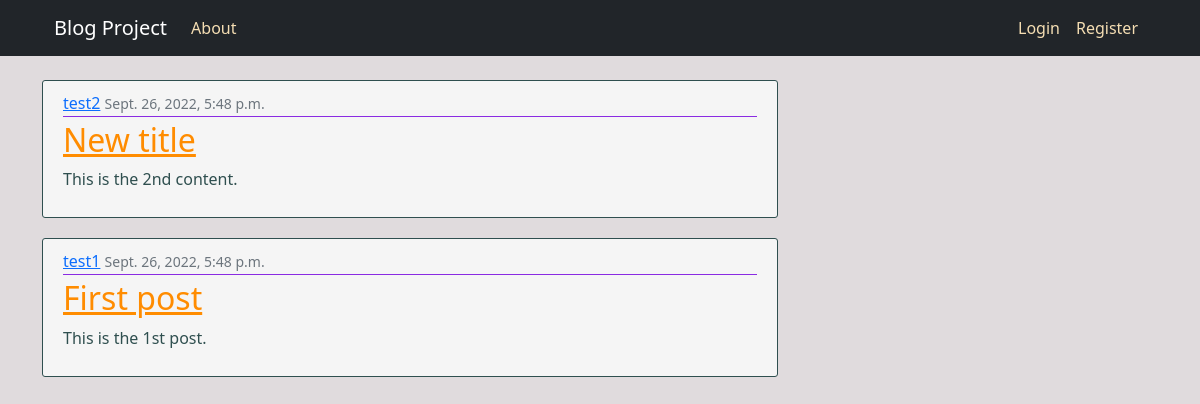
Before: / with the older database file.
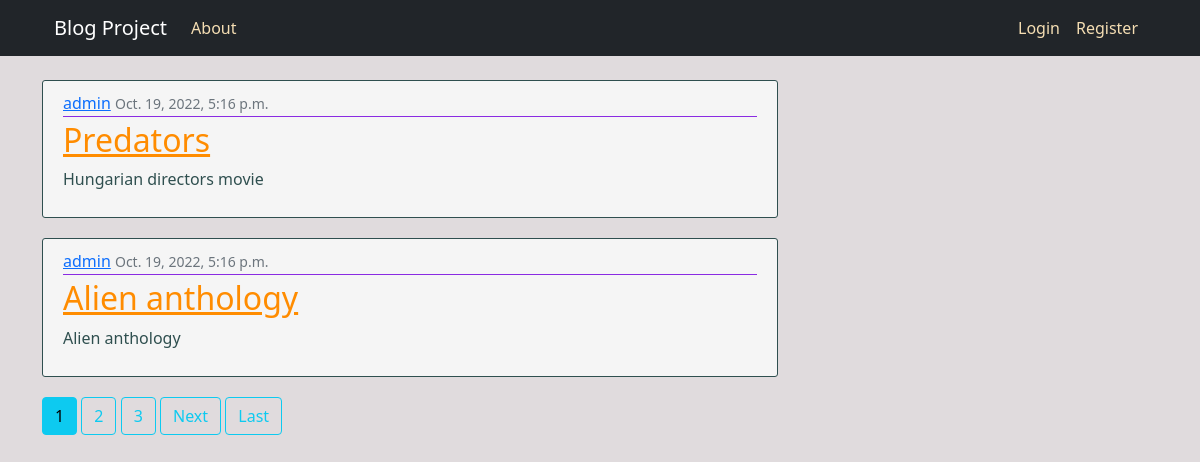
After: the same page with the newer database file.
### blog/models.py (models this page shows, shortened)
class PostsModel(models.Model):
    title = models.CharField(max_length=100)
    content = models.TextField()
    date_posted = models.DateTimeField(default=timezone.now)
    author = models.ForeignKey(User, on_delete=models.CASCADE)
    class Meta:
        db_table = 'posts'

### blog/views.py (the view)
# urls.py: path('', PostListView.as_view(), name="blog-home"),
class PostListView(ListView):
    model = PostsModel
    template_name = 'blog/home.html'
    context_object_name = 'posts'
    ordering = ['-date_posted']
    paginate_by = 2

### templates/blog/home.html (shortened to what this page needs)
{% extends 'blog/base.html' %}
{% block content %}
    {% for post in posts %}
        <article class="media content-section">
            <div class ="media-body">
                <div class="article-metadata">
                    <a class="mr-2" href=""#>{{ post.author }}</a>
                    <small class="text-muted">{{ post.date_posted }}</small>
                </div>
                <div>
                    <h2><a class="article-title" href="{% url 'post-detail' post.id %}">{{ post.title }}</a></h2>
                    <p class="article-content">{{ post.content }}</p>
                </div>
            </div>
        </article>
    {% endfor %}
    {% if is_paginated %}
        {% for num in page_obj.paginator.page_range %}
            {% if page_obj.number == num %}
            <a class="btn btn-info mb-4" href="?page={{ num }}">{{ num }}</a>
            {% elif num > page_obj.number|add:'-3' and num < page_obj.number|add:'3' %}
            <a class="btn btn-outline-info mb-4" href="?page={{ num }}">{{ num }}</a>
            {% endif %}
        {% endfor %}
        {% if page_obj.has_next %}
            <a class="btn btn-outline-info mb-4" href="?page={{ page_obj.next_page_number }}">Next</a>
            <a class="btn btn-outline-info mb-4" href="?page={{ page_obj.paginator.num_pages }}">Last</a>
        {% endif %}
    {% endif %}
{% endblock content %}

### templates/blog/base.html (shortened to what this page needs)
{% load static %}
<!DOCTYPE html>
<html>
<head>
    <link href="https://cdn.jsdelivr.net/npm/bootstrap@5.0.2/dist/css/bootstrap.min.css" rel="stylesheet">
    <link rel="stylesheet" type="text/css" href="{% static 'blog/main.css' %}">
</head>
<body>
    <main role="main" class="container">
        <div class="row">
            <div class="col-md-8">
                {% include 'base/navbar.html' %}
                {% block content %}
                {% endblock content %}
            </div>
            <div class="col-md-4">
            </div>
        </div>
    </main>
</body>
</html>

### templates/base/navbar.html (shortened to what this page needs)
{% block content %}
<header class="site-header">
    <nav class="navbar navbar-dark navbar-expand-md bg-dark fixed-top">
        <div class="container">
            <a class="navbar-brand mr-4" href="{% url 'blog-home' %}">Blog Project</a>
            <div class="collapse navbar-collapse" id="navbarToggle">
                <div class="navbar-nav mr-auto">
                    <a class="nav-item nav-link" href="{% url 'blog-about' %}">About</a>
                </div>
                <div class="navbar-nav ms-auto">
                    {% if user.is_authenticated %}
                    <a class="nav-item nav-link" href="{% url 'post-create' %}">Create Post</a>
                    <a class="nav-item nav-link" href="{% url 'profile' %}">Profile</a>
                        <a class="nav-item nav-link" href="{% url 'logout' %}">Logout</a>
                    {% else %}
                        <a class="nav-item nav-link" href="{% url 'login' %}">Login</a>
                        <a class="nav-item nav-link" href="{% url 'register' %}">Register</a>
                    {% endif %}
                </div>
            </div>
        </div>
    </nav>
</header>
{% endblock content %}

### static/blog/main.css (style rules this page uses)
body { background: rgb(224, 219, 221); color: rgb(14, 14, 14); margin-top: 80px; }
h1, h2, h3, h4, h5, h6 { color: rgb(124, 23, 23); }
.article-metadata { padding-bottom: 1px; margin-bottom: 4px; border-bottom: 1px solid blueviolet; }
.article-title { color: darkorange; }
.article-content { white-space: pre-line; color: darkslategray; }
.content-section { background: whitesmoke; padding: 10px 20px; border: 1px solid darkslategrey; border-radius: 3px; margin-bottom: 20px; }
.site-header .navbar-nav .nav-link { color: wheat; }

Changed rows visible on the page:
no longer on this page (row unchanged): PostsModel: author "test2", date_posted "Sept. 26, 2022, 5:48 p.m.", title "New title", content "This is the 2nd content."
no longer on this page (row edited): PostsModel: author "test1", date_posted "Sept. 26, 2022, 5:48 p.m.", title "First post", content "This is the 1st post."
added PostsModel: author "admin", date_posted "Oct. 19, 2022, 5:16 p.m.", title "Predators", content "Hungarian directors movie"
added PostsModel: author "admin", date_posted "Oct. 19, 2022, 5:16 p.m.", title "Alien anthology", content "Alien anthology"
Other visible differences:
new list line: "1"
new list line: "2"
new list line: "3"
text now shown: "Next Last"
